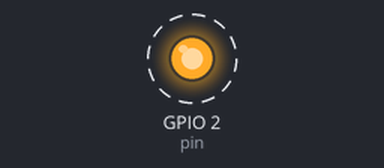
A sketch run on a simulated ESP32. Parts: output pins drawn as LEDs (lit = HIGH). Dashed ring = blinking. What the sketch prints to the serial monitor is not drawn.

Above: at 0.5 s.
Timing chart, 0 to 4.6 s (numbered marks = the images above):
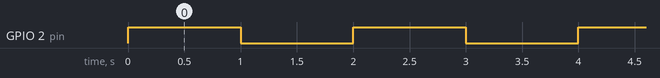

Measured:
- by itself, GPIO 2 (pin): alternates HIGH for 1.0 s and LOW for 1.0 s

The sketch:

esp32_blinkled.ino
```cpp
int pin = 2;
void setup() {
  // put your setup code here, to run once:
  pinMode(pin, OUTPUT);
  Serial.begin(115200);
}

void loop() {
  // put your main code here, to run repeatedly:
  Serial.println("ON");
  digitalWrite(pin,HIGH);
  delay(1000);
  Serial.println("OFF");
  digitalWrite(pin,LOW);
  delay(1000);
}
```
